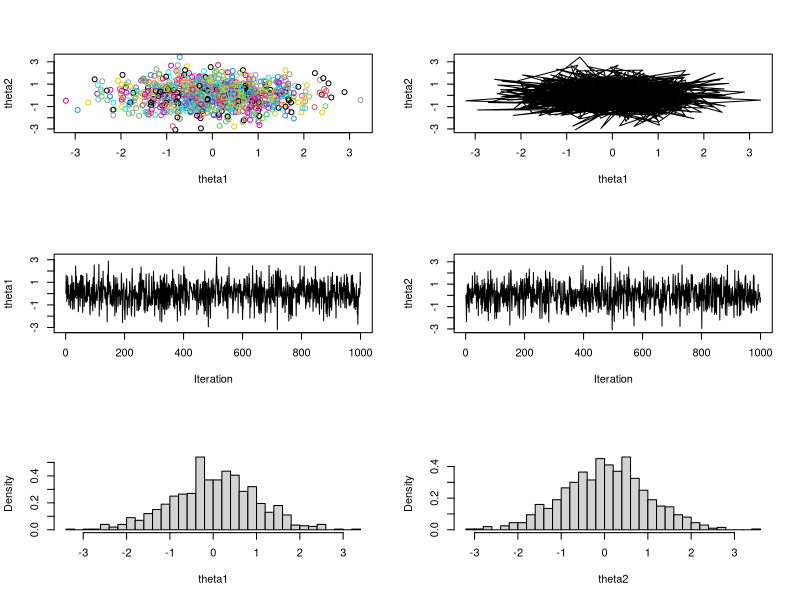

Reproduce this figure in R.
# Gibbs sampling scheme that implements problem from 
# Formative Q2a
gibbs = function(N, rho)
{
  mat = matrix(ncol = 2, nrow = N)
  phi1 = 0
  phi2 = 0
  mat[1,] = c(phi1, phi2)
  for (i in 2:N)
  {
    phi1 = rnorm(1, 0, sqrt(1 + rho))
    phi2 = rnorm(1, 0, sqrt(1 - rho))
    mat[i,] = c(phi1, phi2)
  }
  return(mat)
}

out = gibbs(1000, 0.01)
par(mfrow=c(3,2))
plot(out,col=1:1000,xlab="theta1",ylab="theta2")
plot(out,type="l",xlab="theta1",ylab="theta2")
plot(ts(out[,1]),xlab="Iteration",ylab="theta1")
plot(ts(out[,2]),xlab="Iteration",ylab="theta2")
hist(out[,1],40,freq=FALSE,main="",xlab="theta1")
hist(out[,2],40,freq=FALSE,main="",xlab="theta2")
